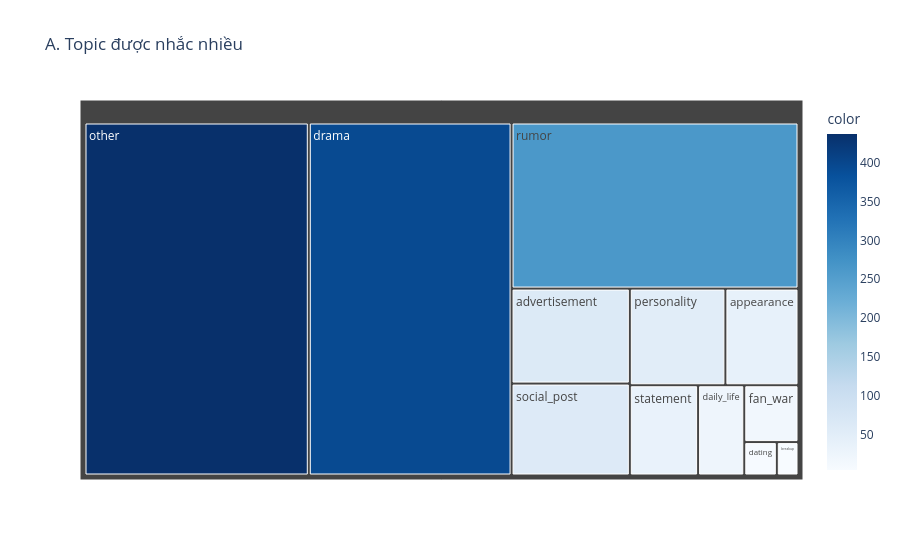

Source (notebook cell):
### Markdown cell above
**Ý nghĩa biểu đồ:**
Biểu đồ cột ngang thống kê tần suất của các trạng thái cảm xúc (Emotion) cụ thể. Trong khi Sentiment chỉ phân chia sơ bộ (Tích cực/Tiêu cực), thì biểu đồ này giúp đi sâu hơn vào nội tâm người dùng: họ đang vui vẻ, tức giận, hài hước, hay thất vọng. Sự phân bố này giúp xác định "sắc thái cảm xúc chủ đạo" trong các cuộc thảo luận.

### Code cell
# A. Topic Distribution
if 'topic' in df.columns:
    topic_counts = df['topic'].value_counts().head(12)
    fig = px.treemap(
        names=topic_counts.index,
        parents=[""]*len(topic_counts),
        values=topic_counts.values,
        title='A. Topic được nhắc nhiều',
        color=topic_counts.values,
        color_continuous_scale='Blues'
    )
    fig.show()

### Figure 1 — Plotly figure (JSON) as saved in the notebook; plotly's stock layout.template omitted (floating-point values rounded to 4 significant figures)
{"data": [{"domain": {"x": [0, 1], "y": [0, 1]}, "hovertemplate": "label=%{label}<br>value=%{value}<br>parent=%{parent}<br>color=%{color}<extra></extra>", "labels": ["other", "drama", "rumor", "advertisement", "social_post", "personality", "appearance", "statement", "daily_life", "fan_war", "dating", "breakup"], "marker": {"coloraxis": "coloraxis", "colors": [437, 395, 263, 62, 60, 51, 39, 34, 23, 17, 6, 4]}, "name": "", "parents": ["", "", "", "", "", "", "", "", "", "", "", ""], "type": "treemap", "values": [437, 395, 263, 62, 60, 51, 39, 34, 23, 17, 6, 4]}], "layout": {"coloraxis": {"colorbar": {"title": {"text": "color"}}, "colorscale": [[0, "rgb(247,251,255)"], [0.125, "rgb(222,235,247)"], [0.25, "rgb(198,219,239)"], [0.375, "rgb(158,202,225)"], [0.5, "rgb(107,174,214)"], [0.625, "rgb(66,146,198)"], [0.75, "rgb(33,113,181)"], [0.875, "rgb(8,81,156)"], [1, "rgb(8,48,107)"]]}, "legend": {"tracegroupgap": 0}, "title": {"text": "A. Topic được nhắc nhiều"}}}
